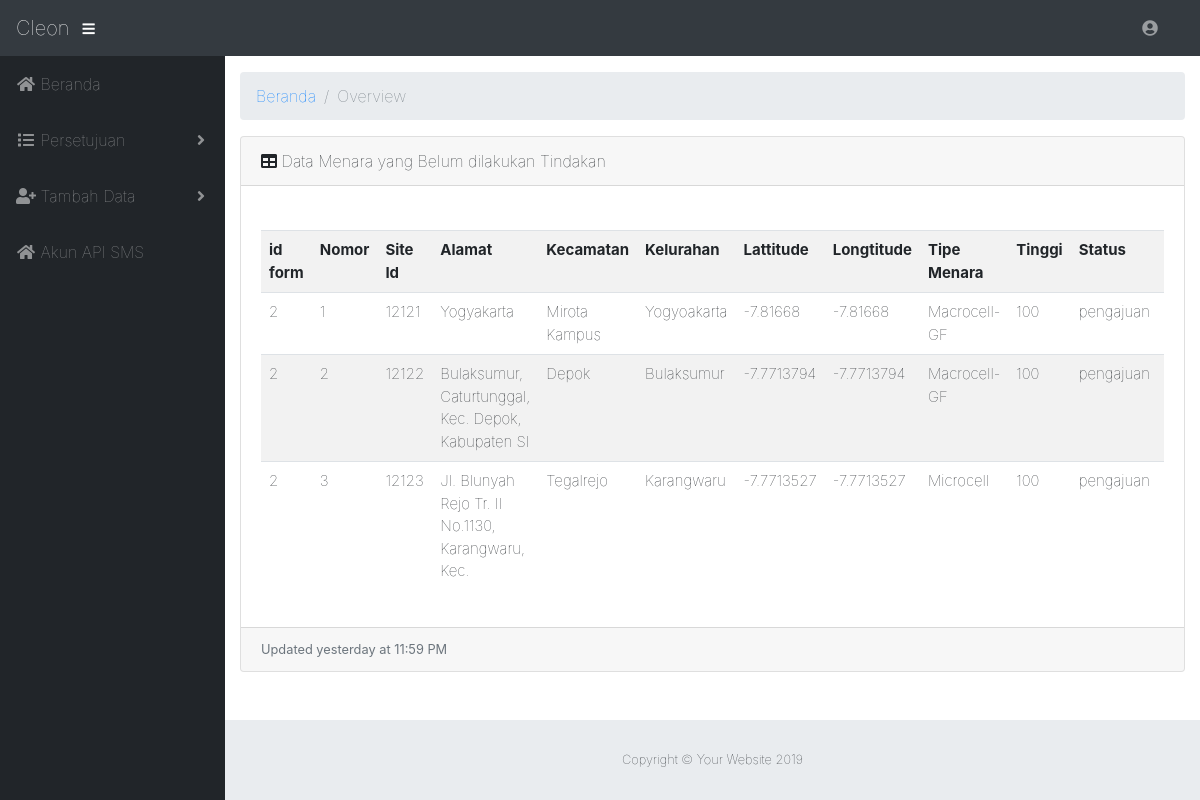
The app's page /admin/tables_tempat.php?id=2&step=1 (signed in) with its own data.
### tables this page shows
CREATE TABLE `tb_tempat_menara` (
  `id_tempat` int(11) NOT NULL,
  `id_form` int(11) NOT NULL,
  `nomor` int(11) NOT NULL,
  `site_id` int(11) NOT NULL,
  `alamat` varchar(50) NOT NULL,
  `kelurahan` varchar(50) NOT NULL,
  `kecamatan` varchar(50) NOT NULL,
  `lat` double NOT NULL,
  `lng` double NOT NULL,
  `tipe_menara` varchar(50) NOT NULL,
  `tipe_site` enum('1','3','4') NOT NULL,
  `tinggi` double NOT NULL,
  `status_tempat` enum('pengajuan','revisi','proses_survey','proses_rekom','cetak_rekom','belum_dikirim') NOT NULL,
  `alasan` text NOT NULL,
  `tgl_disetujui` date NOT NULL,
  `aset_lokasi` enum('persil warga','pemkot yogya','') NOT NULL
);

CREATE TABLE `tb_form_menara` (
  `id_form` int(11) NOT NULL,
  `id_perusahaan` int(11) NOT NULL,
  `soal_1` enum('Ada','Tidak') NOT NULL,
  `soal_2` enum('Ada','Tidak') NOT NULL,
  `soal_3` enum('Ada','Tidak') NOT NULL,
  `soal_4` enum('Ada','Tidak') NOT NULL,
  `soal_5` enum('Ada','Tidak') NOT NULL,
  `soal_6` enum('Ada','Tidak') NOT NULL,
  `soal_7` enum('Ada','Tidak') NOT NULL,
  `soal_8` enum('Ada','Tidak') NOT NULL,
  `soal_9` enum('Ada','Tidak') NOT NULL,
  `soal_10` enum('Ada','Tidak') NOT NULL,
  `soal_11` enum('Ada','Tidak') NOT NULL,
  `tgl_pengajuan` date NOT NULL,
  `status_form` enum('pemeriksaan','lengkap','tidak_lengkap') NOT NULL
);

### admin/tables_tempat.php (the view, shortened to what this page needs)
<?php include '../koneksi/koneksi.php';
  $id    = $_GET['id'];
 $step  = $_GET['step'];
?>
<!DOCTYPE html>
<html lang="en">
<?php include 'view/head.php'; ?>
<body id="page-top">
<?php include 'view/navbar.php'; ?>
  <div id="wrapper">
    <?php include 'view/sidebar.php'; ?>
    <div id="content-wrapper">
      <div class="container-fluid">
        <ol class="breadcrumb">
          <li class="breadcrumb-item">
            <a href="#">Beranda</a>
          </li>
          <li class="breadcrumb-item active">Overview</li>
        </ol>
        <div class="card mb-3">
          <div class="card-header">
            <i class="fas fa-table"></i>
            Data Menara yang Belum dilakukan Tindakan</div>
          <div class="card-body">
            <div class="table-responsive">
              <table class="table table-striped" id="dataTable" width="100%" cellspacing="0">
               <tr>
            <th>id form</th>
            <th>Nomor</th>
            <th>Site Id</th>
            <th>Alamat</th>
            <th>Kecamatan</th>
            <th>Kelurahan</th>
            <th>Lattitude</th>
            <th>Longtitude</th>
            <th>Tipe Menara</th>
            <th>Tinggi</th>
            <th>Status</th>
            <th>Keterangan</th>
        </tr>
        <?php
        if($step==1){
            $sql = "SELECT * FROM tb_tempat_menara JOIN tb_form_menara ON tb_tempat_menara.id_form=tb_form_menara.id_form WHERE tb_tempat_menara.id_form='$id' AND tb_tempat_menara.status_tempat='pengajuan'";
        }elseif($step==2){
            $sql = "SELECT * FROM tb_tempat_menara JOIN tb_form_menara ON tb_tempat_menara.id_form=tb_form_menara.id_form WHERE tb_tempat_menara.id_form='$id' AND tb_tempat_menara.status_tempat='hasil_survey'";
        }elseif($step==3){
            $sql = "SELECT * FROM tb_tempat_menara JOIN tb_form_menara ON tb_tempat_menara.id_form=tb_form_menara.id_form WHERE tb_tempat_menara.id_form='$id' AND tb_tempat_menara.status_tempat='proses_rekom'";
        }elseif($step==4){
            $sql = "SELECT * FROM tb_tempat_menara JOIN tb_form_menara ON tb_tempat_menara.id_form=tb_form_menara.id_form WHERE tb_tempat_menara.id_form='$id' AND tb_tempat_menara.status_tempat='cetak_rekom'";
        }
        $menara = mysqli_query($config,$sql);
        while($data = mysqli_fetch_assoc($menara)){
        ?>
            <tr class="edit_tr" id="<?php echo $data['id_tempat'] ?>">
                <td><?php echo $data['id_form'] ?></td>
                <td><?php echo $data['nomor'] ?></td>
                <td><?php echo $data['site_id'] ?></td>
                <td class="edit_td">
                	<span id="alamat_<?php echo $data['id_tempat']; ?>" class="text"><?php echo $data['alamat'] ?></span>
                </td>
                <td class="edit_td">
                  <span id="kecamatan_<?php echo $data['id_tempat']; ?>" class="text"><?php echo $data['kecamatan'] ?></span>
            </td>
                <td class="edit_td">
                  <span id="kelurahan_<?php echo $data['id_tempat']; ?>" class="text"><?php echo $data['kelurahan'] ?></span>
                </td>
                <td class="edit_td">
                	<span id="lat_<?php echo $data['id_tempat']; ?>" class="text"><?php echo $data['lat'] ?></span>
                </td>
                <td class="edit_td">
                	<span id="lng_<?php echo $data['id_tempat']; ?>" class="text"><?php echo $data['lat'] ?></span>
                </td>
                <td class="edit_td"><?php echo $data['tipe_menara'] ?></td>
                <td class="edit_td">
                	<span id="tinggi_<?php echo $data['id_tempat']; ?>" class="text"><?php echo $data['tinggi'] ?></span>
                </td>
                <td class="edit_td"><?php echo $data['status_tempat'] ?></td>
                <td class="edit_td"><a href="" id="tolakuy" class="tolak"data-type="text" data-pk="<?php echo $data['id_tempat'] ?>" data-name="alasan"><?php echo $data['alasan'] ?></a></td>
            </tr>
        <?php
            }
        ?>
              </table>
            </div>
          </div>
          <div class="card-footer small text-muted">Updated yesterday at 11:59 PM</div>
        </div>
      <?php include 'view/footer.php'; ?>
    </div>
  </div>
</body>
</html>

### admin/view/head.php (shortened to what this page needs)
<head>
  <link href="boostrap/vendor/fontawesome-free/css/all.min.css" rel="stylesheet" type="text/css">
  <link rel="stylesheet" href="boostrap/leaflet/leaflet.css">
  <link href="boostrap/vendor/datatables/dataTables.bootstrap4.css" rel="stylesheet">
  <link href="boostrap/css/sb-admin.css" rel="stylesheet">
  <link href="../user/boostrap2/dist/css/smart_wizard.css" rel="stylesheet" type="text/css" />
  <link href="../user/boostrap2/dist/css/smart_wizard_theme_circles.css" rel="stylesheet" type="text/css" />
  <link href="../user/boostrap2/dist/css/smart_wizard_theme_arrows.css" rel="stylesheet" type="text/css" />
  <link href="../user/boostrap2/dist/css/smart_wizard_theme_dots.css" rel="stylesheet" type="text/css" />
</head>

### admin/view/navbar.php (shortened to what this page needs)
<nav class="navbar navbar-expand navbar-dark bg-dark static-top">
   <a class="navbar-brand mr-1" href="index.php">Cleon</a>
   <button class="btn btn-link btn-sm text-white order-1 order-sm-0" id="sidebarToggle" href="#">
     <i class="fas fa-bars"></i>
   </button>
   <ul class="navbar-nav ml-auto ml-auto mr-0 mr-md-3 my-2 my-md-0">
     <li class="nav-item dropdown no-arrow">
       <a class="nav-link dropdown-toggle" href="#" id="userDropdown" role="button" data-toggle="dropdown" aria-haspopup="true" aria-expanded="false">
         <i class="fas fa-user-circle fa-fw"></i>
       </a>
     </li>
   </ul>
 </nav>

### admin/view/sidebar.php (shortened to what this page needs)
<ul class="sidebar navbar-nav">
  <li class="nav-item">
    <a class="nav-link" href="index.php">
      <i class="fas fa-fw fa-home"></i>
      <span>Beranda</span>
    </a>
  </li>
  <li class="nav-item dropdown">
    <a class="nav-link dropdown-toggle" href="#" id="pagesDropdown" role="button" data-toggle="dropdown" aria-haspopup="true" aria-expanded="false">
      <i class="fas fa-fw fa-list"></i>
      <span>Persetujuan</span>
    </a>
  </li>
  <li class="nav-item dropdown">
    <a class="nav-link dropdown-toggle" href="#" id="pagesDropdown" role="button" data-toggle="dropdown" aria-haspopup="true" aria-expanded="false">
      <i class="fas fa-fw fa-user-plus"></i>
      <span>Tambah Data</span>
    </a>
  </li>
  <li class="nav-item">
    <a class="nav-link" href="akun_api.php">
      <i class="fas fa-fw fa-home"></i>
      <span>Akun API SMS</span>
    </a>
  </li>
</ul>

### admin/view/footer.php
<footer class="sticky-footer">
        <div class="container my-auto">
          <div class="copyright text-center my-auto">
            <span>Copyright © Your Website 2019</span>
          </div>
        </div>
      </footer>

### records on screen
tb_tempat_menara: tb_form_menara.id_form "2", nomor "1", site "12121", alamat "Yogyakarta", kecamatan "Mirota Kampus", kelurahan "Yogyoakarta", lat "-7.81668", tipe_menara "Macrocell-GF", tinggi "100", status_tempat "pengajuan"
tb_tempat_menara: tb_form_menara.id_form "2", nomor "2", site "12122", alamat "Bulaksumur, Caturtunggal, Kec. Depok, Kabupaten Sl", kecamatan "Depok", kelurahan "Bulaksumur", lat "-7.7713794", tipe_menara "Macrocell-GF", tinggi "100", status_tempat "pengajuan"
tb_tempat_menara: tb_form_menara.id_form "2", nomor "3", site "12123", alamat "Jl. Blunyah Rejo Tr. II No.1130, Karangwaru, Kec.", kecamatan "Tegalrejo", kelurahan "Karangwaru", lat "-7.7713527", tipe_menara "Microcell", tinggi "100", status_tempat "pengajuan"
